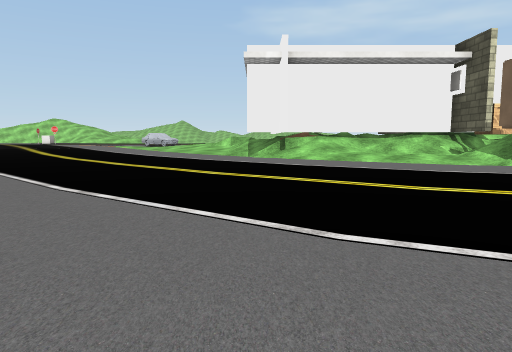
View 1 (above)

24 first-person views from a walk through a 3-D level made in the Unity game engine. The camera is 1.3 m above the floor, tilts 6° down and sees 70° across. Doors are open. The floor is counted in squares, 2 m on a side. Each view is taken from the middle of a square. On the plan, view 1 faces up. The plan holds only what a view shows up to about 11 squares ahead; the rest is blank. The place goes on beyond the plan. The player is left out. Some animated figures are not drawn. Some surface patterns are stand-ins.

View 2
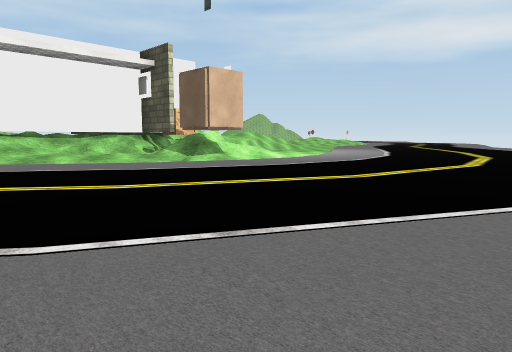

View 3
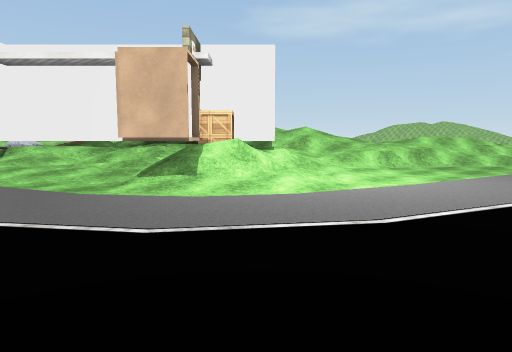

View 4
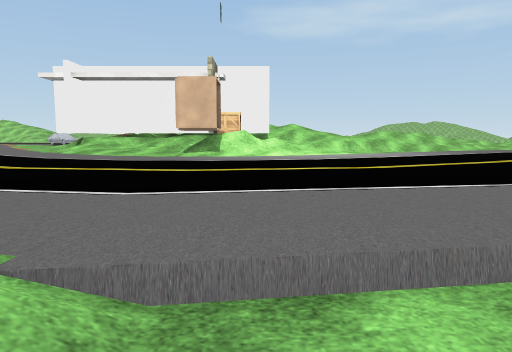

View 5
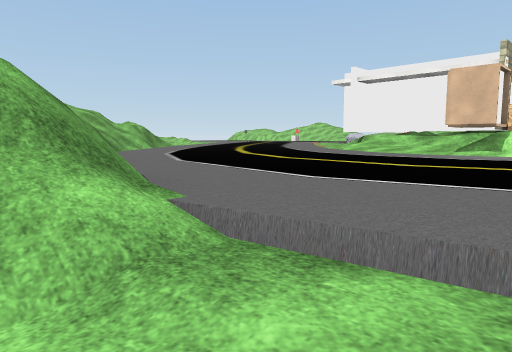

View 6
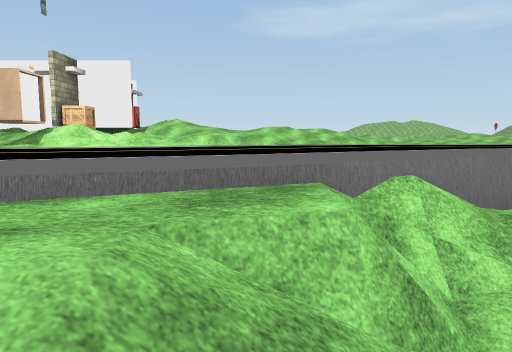

View 7
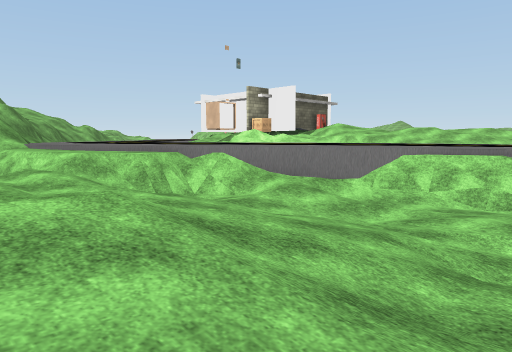

View 8
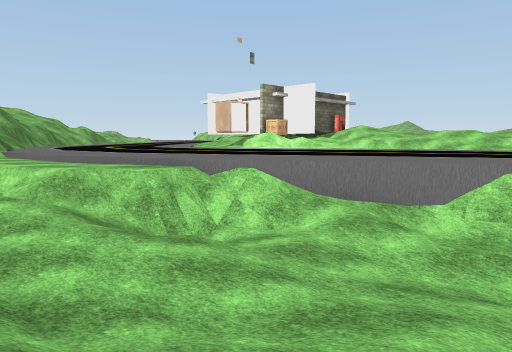

View 9
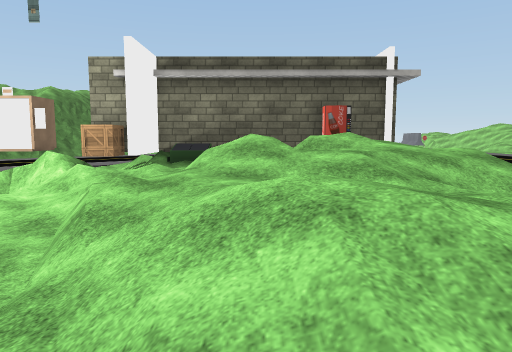

View 10
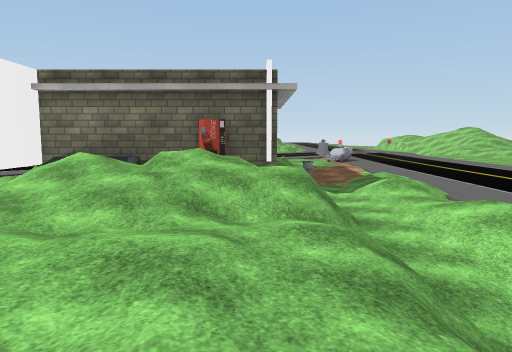

View 11
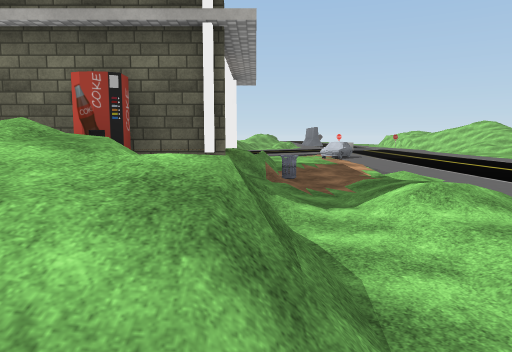

View 12
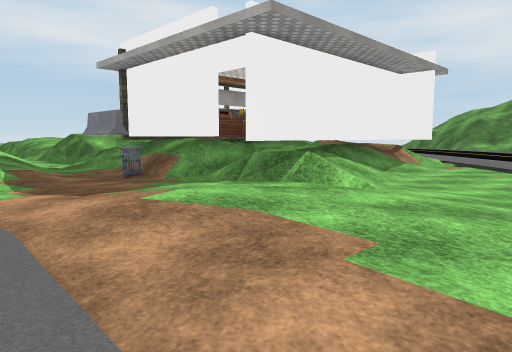

View 13
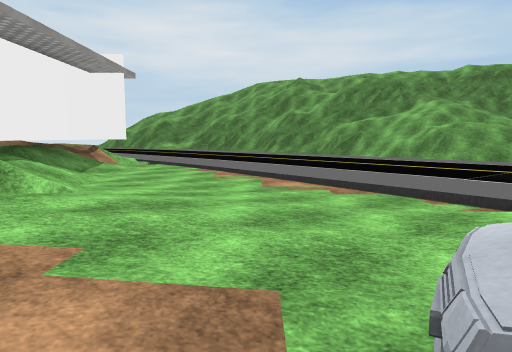

View 14
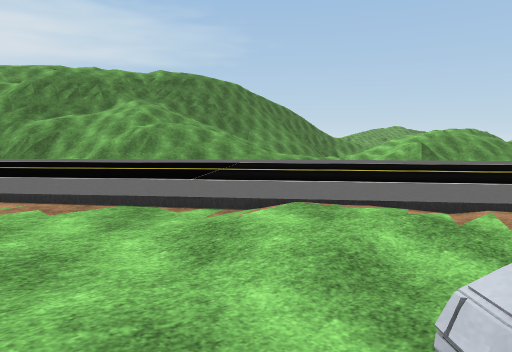

View 15
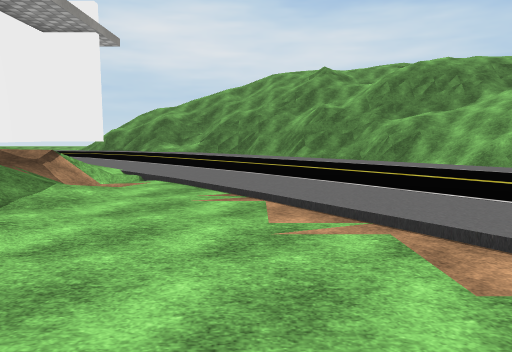

View 16
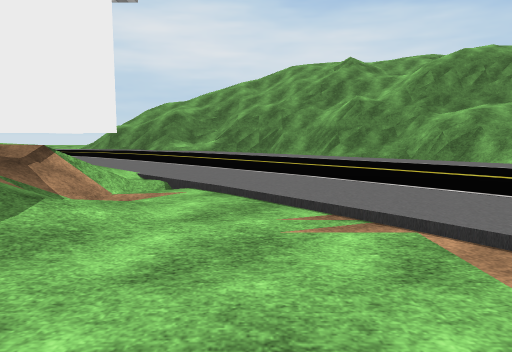

View 17
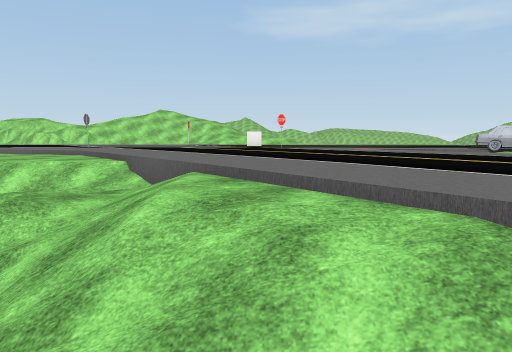

View 18
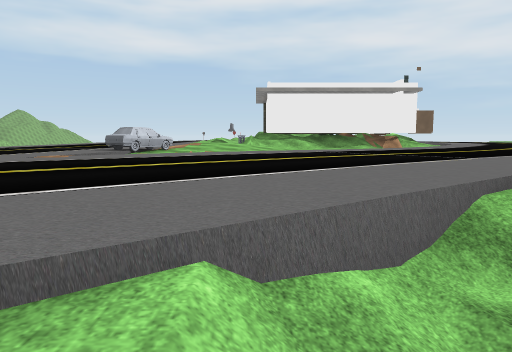

View 19
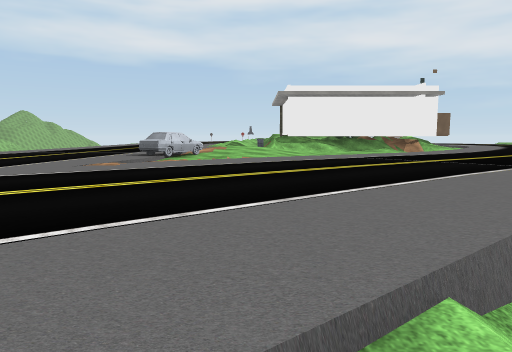

View 20
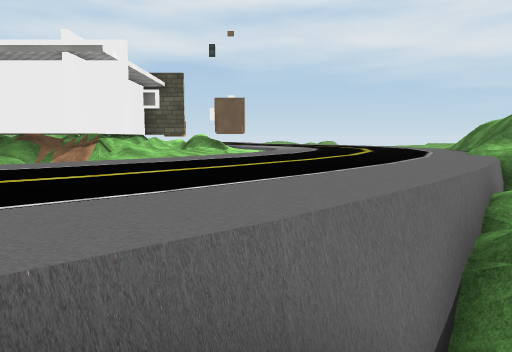

View 21
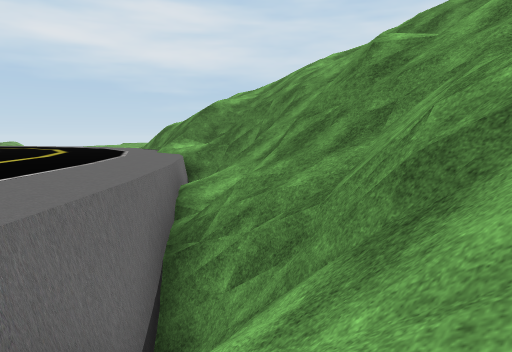

View 22
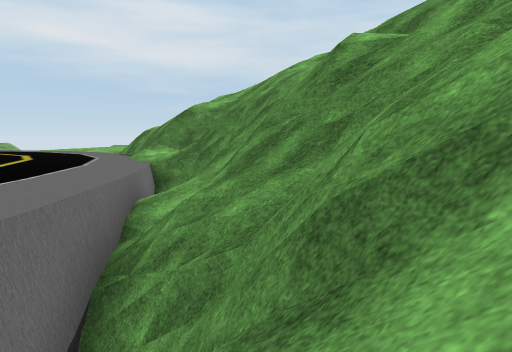

View 23
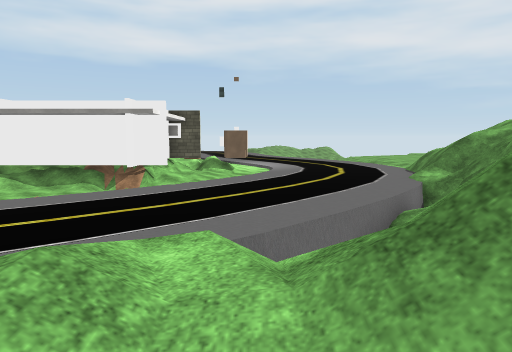

View 24
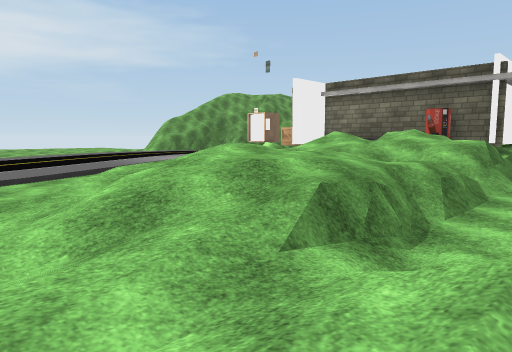

### Floor plan
Key: @ floor where view 1 was taken; # wall or solid block; x gap in a wall; . main floor; : floor 0.25 m higher than the main floor; - floor 0.5 m lower than the main floor; + floor 0.75 m higher than the main floor; * floor 1 m higher than the main floor; _ floor 1 m lower than the main floor; < floor 1.25 m lower than the main floor; % floor 1.5 m higher than the main floor; ( floor 1.75 m lower than the main floor; & floor 2 m higher than the main floor; ! floor 2 m lower than the main floor; / step, stairs or slope; = window, fence, low wall or low ledge; v drop or lower ground; B bin; C crate; E elevator; O other object.
Columns run from 17 left of view 1 to 20 right of it. Each row starts with its distance up from view 1.
 21 ...........OO..........:::
 20 ...........-O.:.:....:://:
 19 .........-....::::...////:/:/    ///
 18 -/............::::.OB-----.------/::
 17 ///........--..:=///+/#====/////*+:/
 16 /</.........---. +##   / /%/:+****//
 15 //_=........----/:#    O &%/****  :
 14  /<-.........----/#    / /**//*/::/
 13   //-.........---/#    # &//**////-
 12   ////.........--/#    B///*+//: --
 11    (// .........-/= ###B#/:/==-----
 10     /   .........##///#:///.-----.
  9         /.........:/.//C//-----...
  8         (............./Ex/----....
  7      /////..........--EE..--....
  6     /&/// =..........-----.........
  5      // ///#........................
  4         /==#v.......................
  3         /##vvv.......  .  .........#=
  2          /##  #..................#/!!
  1          v====##/....  ..  ....////!(
  0          ///   ==@............#=(!!!!
 -1              /v#=///=.......--=/(!((!
 -2           // ///=   ==//-----///<<<</(
 -3           //////      ////===_<<<</<<<
 -4              ///             <___/--_<
 -5                                   ---_

Positions as (right, up) in squares from view 1, and headings:
1: (0, 0), facing up
2: (0, 0), facing up-right
3: (7, 1), facing up
4: (7, -3), facing up
5: (8, -3), facing up-left
6: (12, -3), facing up
7: (20, -5), facing up-left
8: (18, -4), facing up-left
9: (15, 13), facing left
10: (15, 16), facing left
11: (11, 17), facing left
12: (-4, 21), facing down-right
13: (-4, 21), facing down
14: (-4, 20), facing down-left
15: (-3, 17), facing down
16: (-2, 15), facing down
17: (-13, 10), facing up
18: (-17, 17), facing right
19: (-17, 18), facing right
20: (-9, 6), facing right
21: (-9, 6), facing down-right
22: (-9, 5), facing down-right
23: (-13, 6), facing right
24: (18, 19), facing down-left
